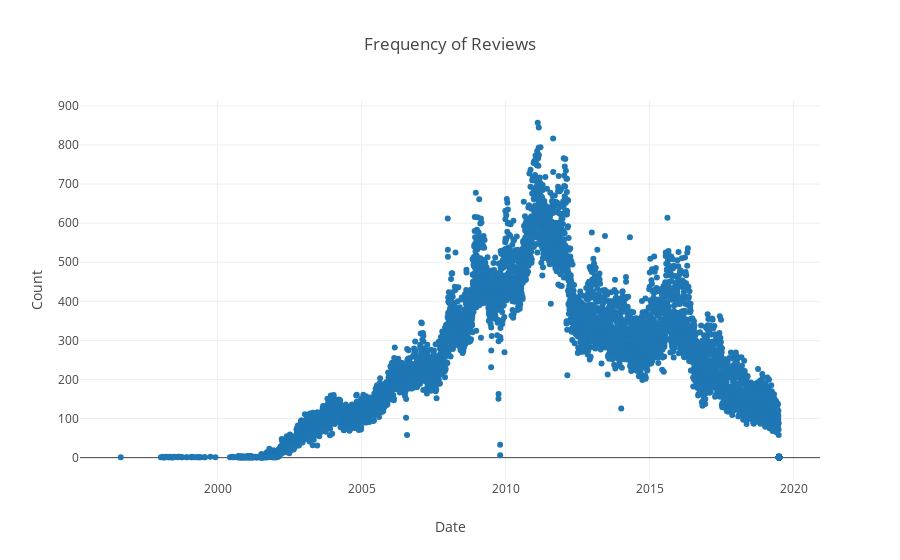

This figure's notebook cell:
### Code cell
plotly.offline.iplot(fig)

### Figure 1 — Plotly figure (JSON) as saved in the notebook; plotly's stock layout.template omitted (floating-point values rounded to 4 significant figures; data arrays with more than 128 entries replaced by an {"elided": "..."} marker saying what was removed)
{"data": [{"mode": "markers", "type": "scatter", "uid": "00266fec-955c-40af-94b3-8ef05def12f2", "x": {"elided": "7229 str values"}, "y": {"elided": "7229 int values"}}], "layout": {"title": {"text": "Frequency of Reviews"}, "xaxis": {"title": {"text": "Date"}}, "yaxis": {"title": {"text": "Count"}}}}
